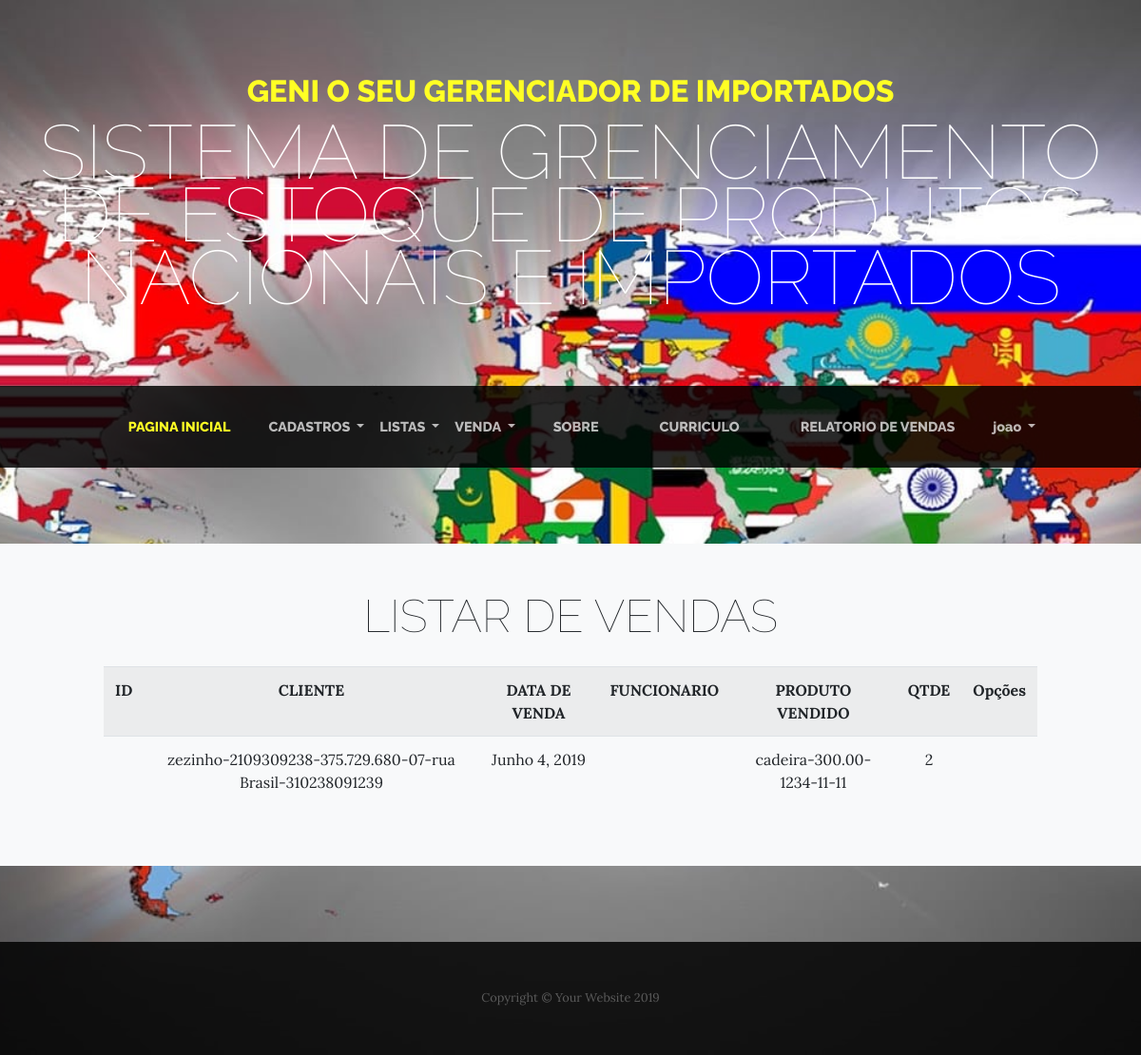
/lista/vendas/ (signed in), run on the app's committed database.
### adocao/models.py (models this page shows, shortened)
class Venda (models.Model):
    cliente = models.ForeignKey(Cliente, on_delete=models.PROTECT)
    data_venda = models.DateField()
    vendedor = models.ForeignKey(Funcionario, on_delete=models.PROTECT)
    observacao = models.TextField(blank=True, null=True, verbose_name="Observação",  help_text="qual quer informação adicional para a venda")
    produto = models.ForeignKey(Produto, on_delete=models.PROTECT)
    qtde = models.IntegerField()

class Cliente (models.Model):
    nome = models.CharField(max_length=50, unique=True)
    rg = models.CharField(max_length=20, unique=True)
    cpf = models.CharField(max_length=14, unique=True,validators=[validate_CPF])
    endereco = models.CharField(max_length=100)
    cidade = models.ForeignKey(Cidade, on_delete=models.PROTECT)
    telefone = models.CharField(max_length=20)
    observacao = models.TextField(blank=True, null=True, verbose_name="Observação",help_text="qual quer informação extra sobre o cliente")
    def __str__(self):
        return self.nome + "-"+self.rg + "-" + self.cpf + "-" + self.endereco + "-"+self.telefone

class Produto (models.Model):
    nome = models.CharField(max_length=50)
    marca = models.CharField(max_length=50)
    fornecedor = models.ForeignKey(Fornecedor, on_delete=models.PROTECT)
    modelo = models.CharField(max_length=50, blank=True)
    valor_venda = models.DecimalField(max_digits=10, decimal_places=2)
    data_chegada = models.DateField()
    qtde_estoque = models.IntegerField()
    observacao = models.TextField(blank=True, null=True, verbose_name="Observação", help_text="qual quer informação extra sobre produto")
    def __str__(self):
        return self.nome + "-"+str(self.valor_venda)+"-" + str(self.data_chegada)

### adocao/views.py (the view)
# urls.py: path('lista/vendas/',   VendaList.as_view(), name="listar-vendas"),
class VendaList(LoginRequiredMixin, ListView):
	model =  Venda
	template_name = "adocao/listar_vendas.html"

### adocao/templates/adocao/listar_vendas.html
{% extends 'adocao/base.html' %}
{% load static %}
{% block conteudo %}
<section class="page-section bg-light p-5">
    <div class="container">
        <div class="row">
            <div class="col-xl-11 mx-auto">
                <div class="cta-inner text-center rounded">
                    <h2 class="section-heading mb-4">
                        <span class="section-heading-lower">Listar de vendas </span>
                    </h2>
                    <table class="table table-striped">
                        <tr>
                            <th>ID</th>
                            <th>CLIENTE</th>
                            <th>DATA DE VENDA </th>
                            <th>FUNCIONARIO</th>
                            <th> PRODUTO VENDIDO</th>
                            <th>QTDE</th>
                            <th>Opções</th>
                        </tr>
                        {% for venda in object_list %}
                        <tr>
                            <td>{{produto.pk}}</td>
                            <td>{{venda.cliente}}</td>
                            <td>{{venda.data_venda}}</td>
                            <td>{{venda.funcionario}}</td>
                            <td>{{venda.produto}}</td>
                            <td>{{venda.qtde}}</td>
                            <td>
                            </td>
                        </tr>
                        {% empty %}
                        <tr>
                            <td colspan="3">Nenhuma Venda cadastrada!</td>
                        </tr>
                        {% endfor %}
                    </table>
                </div>
            </div>
        </div>
    </div>
</section>
{%endblock%}

### adocao/templates/adocao/base.html (shortened to what this page needs)
{% load static %}
<!DOCTYPE html>
<html lang="en">
<head>
  <link href="{% static 'vendor/bootstrap/css/bootstrap.css' %}" rel="stylesheet">
  <link rel="stylesheet" href="https://use.fontawesome.com/releases/v5.8.1/css/all.css"
>
  <link href="{% static 'css/business-casual.css' %}" rel="stylesheet">
</head>
<body id="page-top">
  <h1 class="site-heading text-center text-white d-none d-lg-block">
    <span class="site-heading-upper text-primary mb-3">GENI o seu gerenciador de importados</span>
    <span class="site-heading-lower">Sistema de grenciamento de estoque de produtos nacionais e importados</span>
  </h1>
  {%block menu %}
  <nav class="navbar navbar-expand-lg navbar-dark py-lg-4" id="mainNav">
    <div class="container">
      <div class="collapse navbar-collapse" id="navbarResponsive">
        <ul class="navbar-nav mx-auto">
          <li class="nav-item active px-lg-4">
            <a class="nav-link text-uppercase text-expanded" href="{% url 'index' %}">Pagina INICIAL
            </a>
          </li>
          {% if request.user.is_authenticated %}
          <li class="nav-item dropdown">
            <a class="nav-link dropdown-toggle  text-uppercase" href="#" id="navbarDropdown" role="button"
              data-toggle="dropdown" aria-haspopup="true" aria-expanded="false">
              Cadastros
            </a>
          </li>
          <li class="nav-item dropdown">
            <a class="nav-link  text-uppercase  dropdown-toggle" href="#" id="navbarDropdown" role="button"
              data-toggle="dropdown" aria-haspopup="true" aria-expanded="false">
              Listas
            </a>
          </li>
          <li class="nav-item dropdown">
            <a class="nav-link  text-uppercase  dropdown-toggle" href="#" id="navbarDropdown" role="button" data-toggle="dropdown"
              aria-haspopup="true" aria-expanded="false">
              Venda
            </a>
          </li>
          {% endif %}
          <li class="nav-item px-lg-4">
            <a class="nav-link text-uppercase text-expanded" href="{% url 'sobre' %}">Sobre</a>
          </li>
          <li class="nav-item px-lg-4">
            <a class="nav-link text-uppercase text-expanded" href="{% url 'curriculo'%}">Curriculo</a>
          </li>
          <li class="nav-item px-lg-4">
              <a class="nav-link text-uppercase text-expanded" href="{% url 'relatorio'%}">Relatorio de Vendas</a>
            </li>
          {% if request.user.is_authenticated %}
          <li class="nav-item dropdown">
            <a class="nav-link dropdown-toggle" href="#" id="navbarDropdown" role="button" data-toggle="dropdown"
              aria-haspopup="true" aria-expanded="false">
              {{ request.user.username }}
            </a>
          </li>
          {% endif %}
        </ul>
      </div>
    </div>
  </nav>
  {% endblock %}
  {% block conteudo %}{%endblock%}
  <footer class="footer text-faded text-center py-5">
    <div class="container">
      <p class="m-0 small">Copyright &copy; Your Website 2019</p>
    </div>
  </footer>
</body>
</html>

### static/css/business-casual.css (style rules this page uses)
body { font-family: 'Lora'; background: -webkit-gradient(linear, left top, left bottom, from(rgba(15, 16, 47, 0))), url("../img/bandeiras.jpg"); background: linear-gradient(rgba(15, 16, 47, 0)), url("../img/bandeiras.jpg"); background-attachment: fixed; background-position: center; background-size: cover; }
h1, h2, h3, h4, h5, h6 { font-family: 'Raleway'; }
p { line-height: 1.75; }
.text-faded { color: rgba(255, 255, 255, 0.3); }
.site-heading { margin-top: 5rem; margin-bottom: 5rem; text-transform: uppercase; line-height: 1; font-family: 'Raleway'; }
.site-heading .site-heading-upper { display: block; font-size: 2rem; font-weight: 800; }
.site-heading .site-heading-lower { font-size: 5rem; font-weight: 100; line-height: 4rem; }
.page-section { margin-top: 5rem; margin-bottom: 5rem; }
.section-heading { text-transform: uppercase; }
.section-heading .section-heading-lower { display: block; font-size: 3rem; font-weight: 100; }
#mainNav { background-color:rgba(0, 0, 0, 0.84); font-family: 'Raleway'; }
#mainNav .navbar-nav .nav-item .nav-link { color: rgba(255, 255, 255, 0.7); font-weight: 800; }
#mainNav .navbar-nav .nav-item.active .nav-link { color: #ffff24; }
@media (min-width: 992px) { #mainNav .navbar-nav .nav-item .nav-link { font-size: 0.9rem; } }
.footer { background-color: rgba(0, 0, 0, 0.84); }
.text-primary { color: #ffff24 !important; }

### data on the page
Venda: cliente "zezinho-2109309238-375.729.680-07-rua Brasil-310238091239", data_venda "Junho 4, 2019", produto "cadeira-300.00-1234-11-11", qtde "2"

### other printed values
{{ request.user.username }} "joao"
